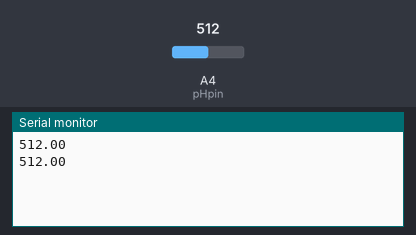
A sketch run on a simulated Arduino Uno, built with avr-gcc and run on an emulated ATmega328P. Parts: the last lines printed to the serial monitor. The inputs (shaded band) are chosen by the test bench; at power-on: A4 (pHpin) = 512.

Above: at 1.8 s.
1.9 s: A4 (pHpin) set to 716
At 2.8 s:
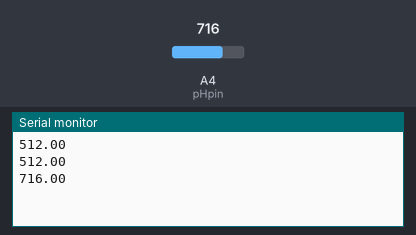
3.4 s: A4 (pHpin) set to 900
At 4.6 s:
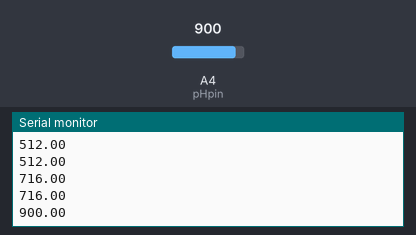
Timing chart, 0 to 6.4 s (numbered marks = the images above; inputs shaded):
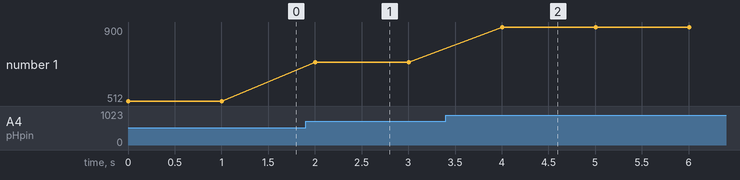

The sketch:

EBPR_pH.ino
```cpp
#define pHpin A4

//#define pH4 39.00 //ADC values from calibration results
//#define pH7 402.00

void setup() {
  Serial.begin(57600);
}

void loop() {
  //Get the pH ADC output from pHpin
  float pHread = analogRead(pHpin);
  Serial.println(pHread); //run this code uncommented to get cal vals

  //Convert ADC output to corrected pH using colibration results
  //corrVal = (((rawValue-rawLow)*(referenceRange))/(rawRange)) + referenceLow
  //float pHcorr = (((pHread-pH7)*(-3))/(pH4-pH7))+7;
  //Serial.println(pHcorr);
  delay(1000);
}
```

Measured:
- after the input at 1.9 s, the serial monitor: prints a new line after 0.10 s (image 1)
- after the input at 3.4 s, the serial monitor: prints a new line after 0.60 s (image 2)
- plotted number 1: 512 → 716 after the input at 1.9 s, 716 → 900 after the input at 3.4 s
